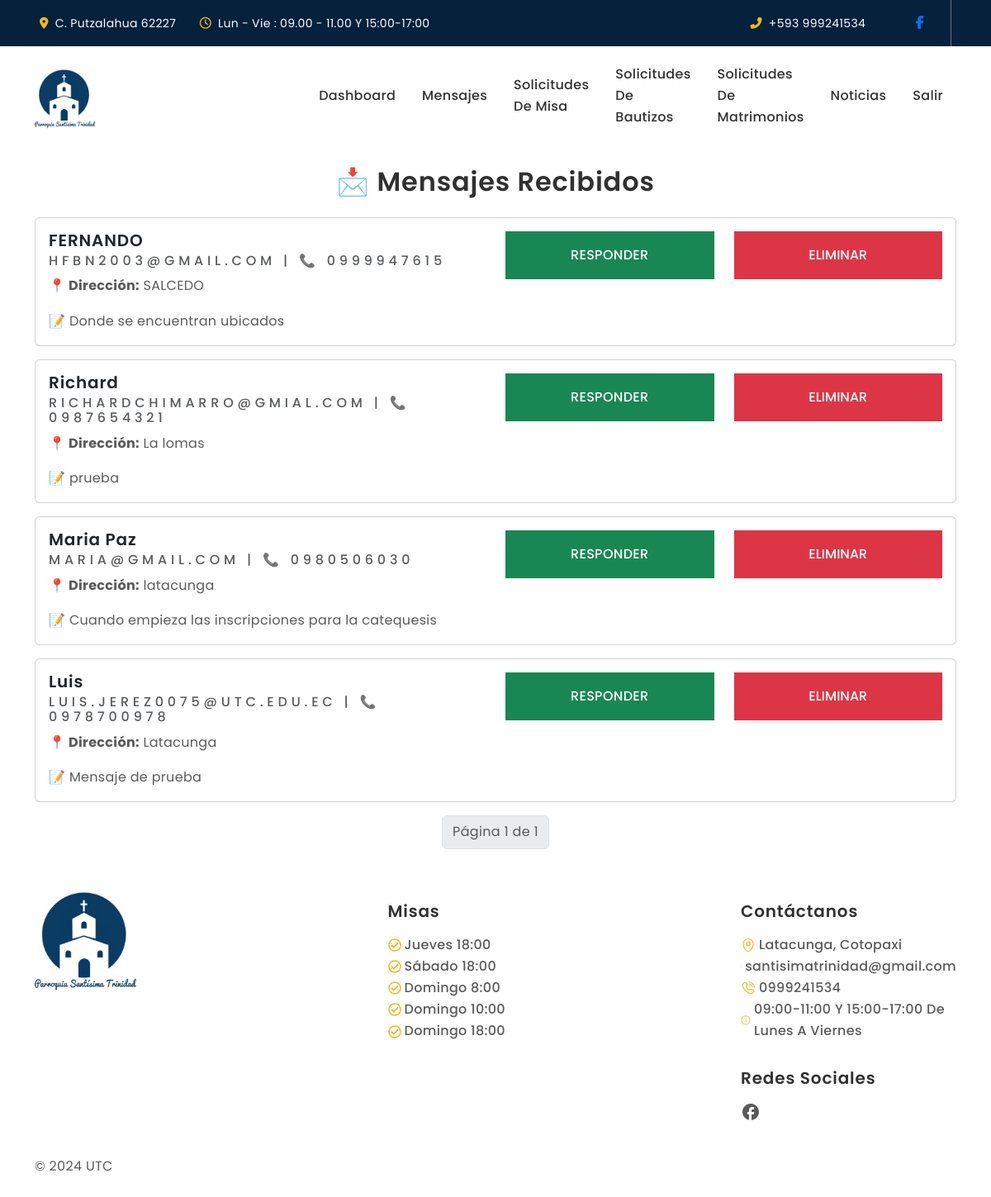
Page /mensajes/ (signed in) on the earlier database version.
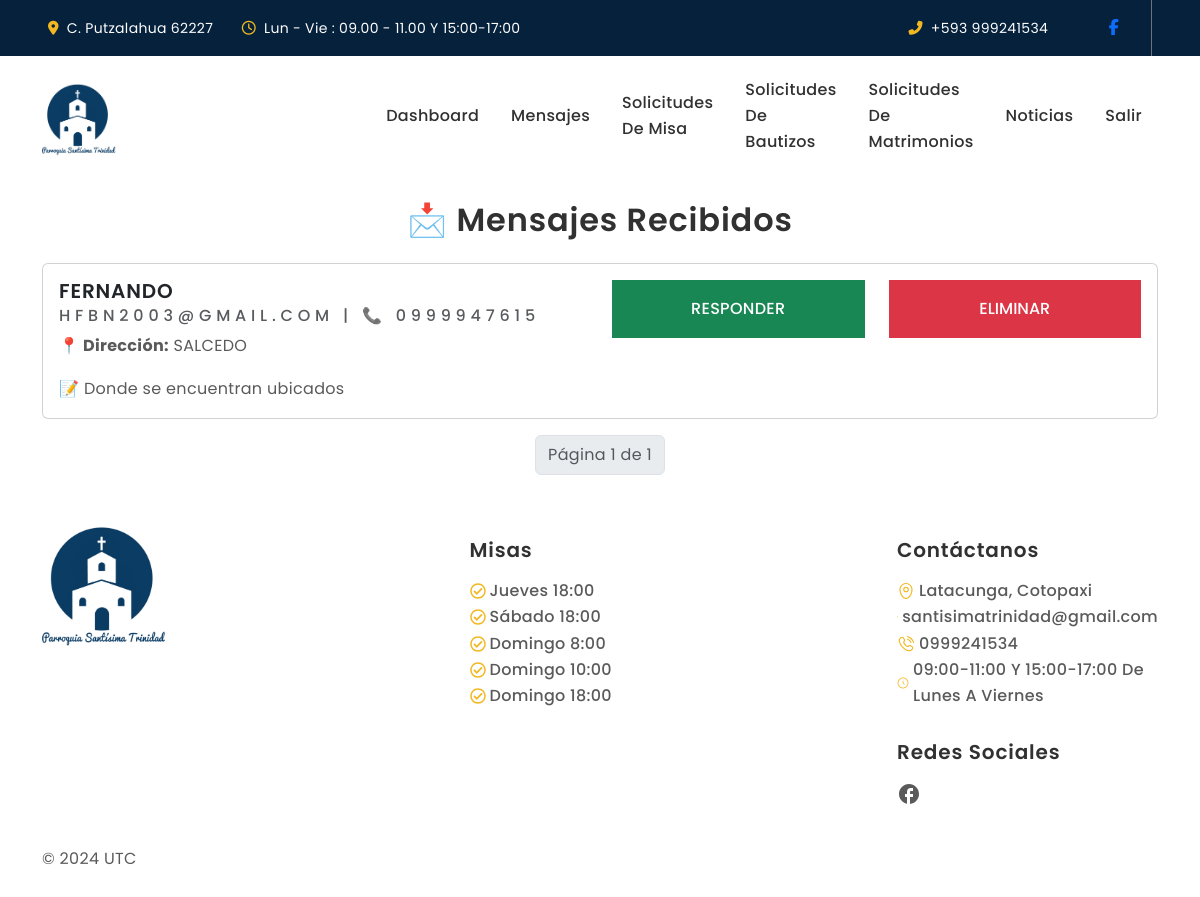
Same page on the later database version.
### Apps/web/models.py (models this page shows, shortened)
class Mensaje(models.Model):
    id = models.AutoField(primary_key=True)
    name = models.CharField(max_length=200)
    email = models.EmailField()
    phone = models.CharField(max_length=10)
    address = models.TextField()
    message = models.TextField()

### Apps/web/views.py (the view)
# urls.py: path('mensajes/', views.mensajes),
@login_required(login_url='/login/')
@staff_member_required(login_url='/login/')
def mensajes(request):
    mensajes = Mensaje.objects.all().order_by('-id')
    paginator = Paginator(mensajes, 5)
    page_number = request.GET.get('page')
    page_obj = paginator.get_page(page_number)
    return render(request, 'mensajes.html', {'page_obj': page_obj})

### Apps/web/templates/mensajes.html (shortened to what this page needs)
{% extends 'base.html' %}
{% block body %}
<div class="container mt-4">
    <h2 class="text-center mb-4">📩 Mensajes Recibidos</h2>
    {% for mensaje in page_obj %}
    <div class="card mb-3">
        <div class="card-body">
            <div class="row">
                <div class="col-md-6">
                    <h5 class="card-title">{{ mensaje.name }}</h5>
                    <h6 class="card-subtitle mb-2 text-muted">{{ mensaje.email }} | 📞 {{ mensaje.phone }}</h6>
                    <p class="card-text"><strong>📍 Dirección:</strong> {{ mensaje.address }}</p>
                    <p class="card-text">📝 {{ mensaje.message }}</p>
                </div>
                <div class="col-md-6">
                    <div class="row">
                        <div class="col-md-6">
                            <a href="mailto:{{mensaje.email}}" class="btn btn-success w-100">Responder</a>
                        </div>
                        <div class="col-md-6">
                            <form action="/mensajes/eliminar/{{mensaje.id}}" method="post">
                                <button type="submit" class="btn btn-danger w-100"
                                    onclick="return confirm('Seguro deseas eliminar el mensaje?')">Eliminar</button>
                            </form>
                        </div>
                    </div>
                </div>
            </div>
        </div>
    </div>
    {% empty %}
    <p class="text-center">No hay mensajes disponibles.</p>
    {% endfor %}
    <nav>
        <ul class="pagination justify-content-center">
            <li class="page-item disabled">
                <span class="page-link">Página {{ page_obj.number }} de {{ page_obj.paginator.num_pages }}</span>
            </li>
        </ul>
    </nav>
</div>
{% endblock %}

Differences in the rows shown:
removed Mensaje: name "Richard", email "RICHARDCHIMARRO@GMIAL.COM", phone "0987654321", address "La lomas", message "prueba"
removed Mensaje: name "Maria Paz", email "MARIA@GMAIL.COM", phone "0980506030", address "latacunga", message "Cuando empieza las inscripciones para la catequesis"
removed Mensaje: name "Luis", email "LUIS.JEREZ0075@UTC.EDU.EC", phone "0978700978", address "Latacunga", message "Mensaje de prueba"
